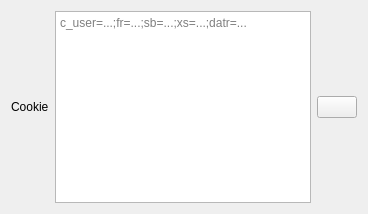
                    <widget class="QWidget" name="useCookie">
                     <layout class="QHBoxLayout" name="_22">
                      <item>
                       <widget class="QLabel" name="methodCookieLabel">
                        <property name="text">
                         <string>Cookie</string>
                        </property>
                       </widget>
                      </item>
                      <item>
                       <widget class="QPlainTextEdit" name="cookieInput">
                        <property name="placeholderText">
                         <string>c_user=...;fr=...;sb=...;xs=...;datr=...</string>
                        </property>
                       </widget>
                      </item>
                      <item>
                       <widget class="QPushButton" name="btn_copyCookie">
                        <property name="maximumSize">
                         <size>
                          <width>50</width>
                          <height>16777215</height>
                         </size>
                        </property>
                        <property name="text">
                         <string/>
                        </property>
                        <property name="icon">
                         <iconset resource="../../../resources/resources.qrc">
                          <normaloff>:/icons/icons/copy.svg</normaloff>:/icons/icons/copy.svg</iconset>
                        </property>
                        <property name="iconSize">
                         <size>
                          <width>40</width>
                          <height>32</height>
                         </size>
                        </property>
                       </widget>
                      </item>
                     </layout>
                    </widget>
